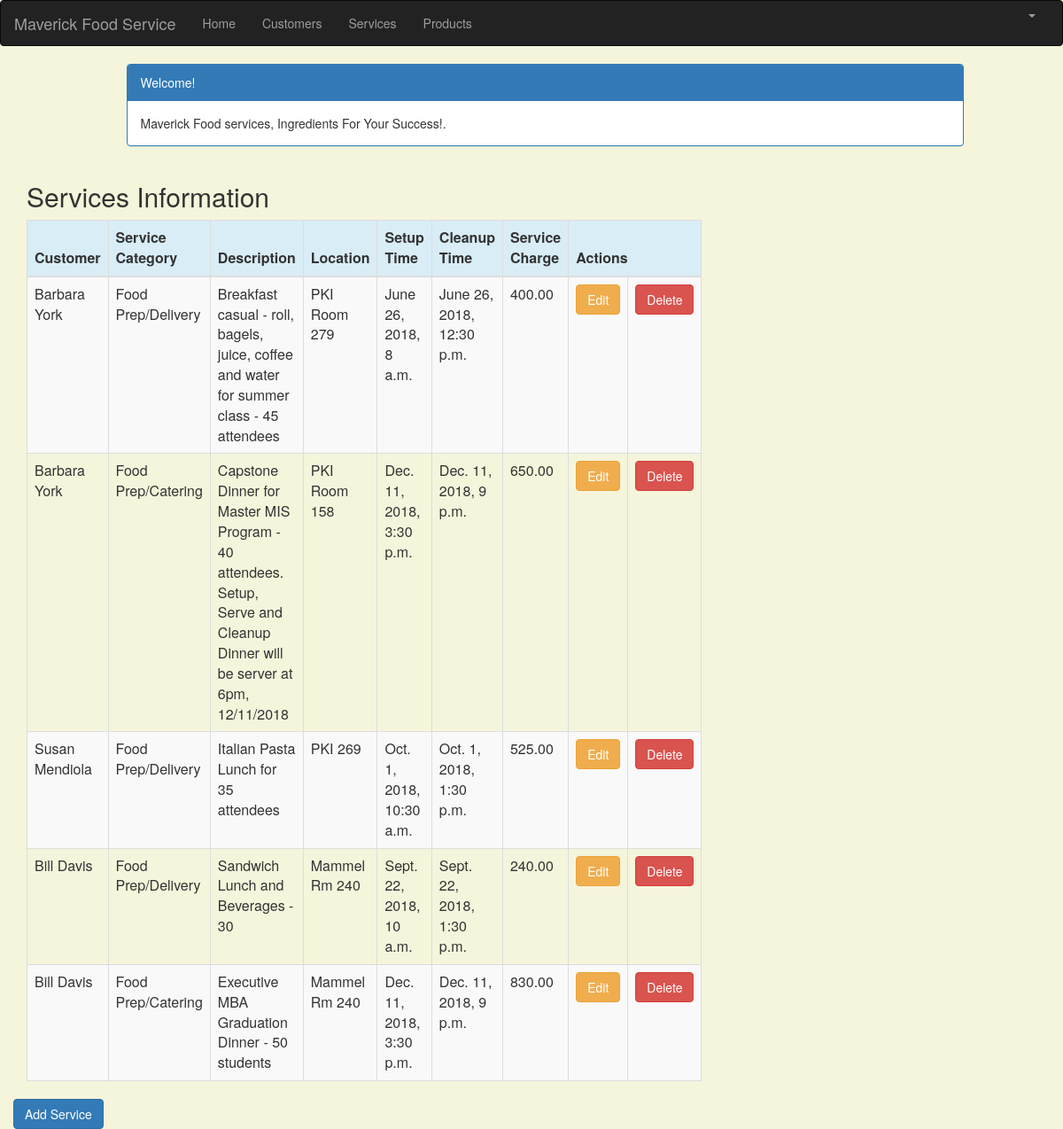
Screenshot of /service_list (signed in) with the database file from the repository.
### crm/models.py (models this page shows, shortened)
class Service(models.Model):
    cust_name = models.ForeignKey(Customer, on_delete=models.CASCADE, related_name='services')
    service_category = models.CharField(max_length=100)
    description = models.TextField()
    location = models.CharField(max_length=200)
    setup_time = models.DateTimeField(
        default=timezone.now)
    cleanup_time = models.DateTimeField(
        default=timezone.now)
    service_charge = models.DecimalField(max_digits=10, decimal_places=2)
    created_date = models.DateTimeField(
        default=timezone.now)
    updated_date = models.DateTimeField(auto_now_add=True)

class Customer(models.Model):
    cust_name = models.CharField(max_length=50)
    organization = models.CharField(max_length=100, blank=True)
    role = models.CharField(max_length=100)
    email = models.EmailField(max_length=100)
    bldgroom = models.CharField(max_length=100)
    address = models.CharField(max_length=200)
    account_number = models.IntegerField(blank=False, null=False)
    city = models.CharField(max_length=50)
    state = models.CharField(max_length=50)
    zipcode = models.CharField(max_length=10)
    phone_number = models.CharField(max_length=50)
    created_date = models.DateTimeField(
        default=timezone.now)
    updated_date = models.DateTimeField(auto_now_add=True)
    def __str__(self):
        return str(self.cust_name)

### crm/views.py (the view)
# urls.py: path('service_list', views.service_list, name='service_list'),
@login_required
def service_list(request):
    services = Service.objects.filter(created_date__lte=timezone.now())
    return render(request, 'crm/service_list.html', {'services': services})

### crm/templates/crm/service_list.html (shortened to what this page needs)
{% extends 'crm/base.html' %}
{% block content %}
    <html>
    <head>
        <link rel="stylesheet" href="https://maxcdn.bootstrapcdn.com/bootstrap/3.3.4/css/bootstrap.min.css">
    </head>
    <body>
    <div class="container">
        <div class="row">
            <div class="col-md-10 col-md-offset-1">
                <div class="panel panel-primary">
                    <div class="panel-heading">Welcome!</div>
                    <div class="panel-body">
                        Maverick Food services, Ingredients For Your Success!.
                    </div>
                </div>
            </div>
        </div>
    </div>
    <div class="row">
        <h2 style="padding-left: 15Px">Services Information</h2>
    </div>
    <div>
        <table class="table table-striped table-bordered table-hover">
            <thead>
            <tr class="bg-info">
                <th>Customer</th>
                <th>Service Category</th>
                <th>Description</th>
                <th>Location</th>
                <th>Setup Time</th>
                <th>Cleanup Time</th>
                <th>Service Charge</th>
                <th colspan="3">Actions</th>
            </tr>
            </thead>
            <tbody>
            {% for service in services %}
                <tr>
                    <td>{{ service.cust_name }}</td>
                    <td>{{ service.service_category }}</td>
                     <td>{{ service.description }}</td>
                    <td>{{ service.location }}</td>
                    <td>{{ service.setup_time }}</td>
                    <td>{{ service.cleanup_time }}</td>
                    <td>{{ service.service_charge }}</td>
                    <td><a href="{% url 'crm:service_edit' pk=service.pk %}"
                           class="btn btn-warning">Edit</a></td>
                    <td><a href="{% url 'crm:service_delete' pk=service.pk %}"
                           onclick="return confirm('Are you sure you want to delete?')"
                           class="btn btn-danger">Delete</a>
                    </td>
                </tr>
            {% endfor %}
            </tbody>
        </table>
     <div class="row">
            <a href="{% url 'crm:service_new' %}" class="row"><span
                    class="btn btn-primary">Add Service</span></a>
        </div>
    </div>
    </body>
    </html>
{% endblock %}

### crm/templates/crm/service_list.html (style rules this page uses)
body { background-color: beige; }

### rows the page displays
Service: cust_name "Barbara York", service_category "Food Prep/Delivery", description "Breakfast casual - roll, bagels, juice, coffee and water for summer class - 45 attendees", location "PKI Room 279", setup_time "June 26, 2018, 8 a.m.", cleanup_time "June 26, 2018, 12:30 p.m.", service_charge "400.00"
Service: cust_name "Barbara York", service_category "Food Prep/Catering", description "Capstone Dinner for Master MIS Program - 40 attendees. Setup, Serve and Cleanup Dinner will be server at 6pm, 12/11/2018", location "PKI Room 158", setup_time "Dec. 11, 2018, 3:30 p.m.", cleanup_time "Dec. 11, 2018, 9 p.m.", service_charge "650.00"
Service: cust_name "Susan Mendiola", service_category "Food Prep/Delivery", description "Italian Pasta Lunch for 35 attendees", location "PKI 269", setup_time "Oct. 1, 2018, 10:30 a.m.", cleanup_time "Oct. 1, 2018, 1:30 p.m.", service_charge "525.00"
Service: cust_name "Bill Davis", service_category "Food Prep/Delivery", description "Sandwich Lunch and Beverages - 30", location "Mammel Rm 240", setup_time "Sept. 22, 2018, 10 a.m.", cleanup_time "Sept. 22, 2018, 1:30 p.m.", service_charge "240.00"
Service: cust_name "Bill Davis", service_category "Food Prep/Catering", description "Executive MBA Graduation Dinner - 50 students", location "Mammel Rm 240", setup_time "Dec. 11, 2018, 3:30 p.m.", cleanup_time "Dec. 11, 2018, 9 p.m.", service_charge "830.00"
